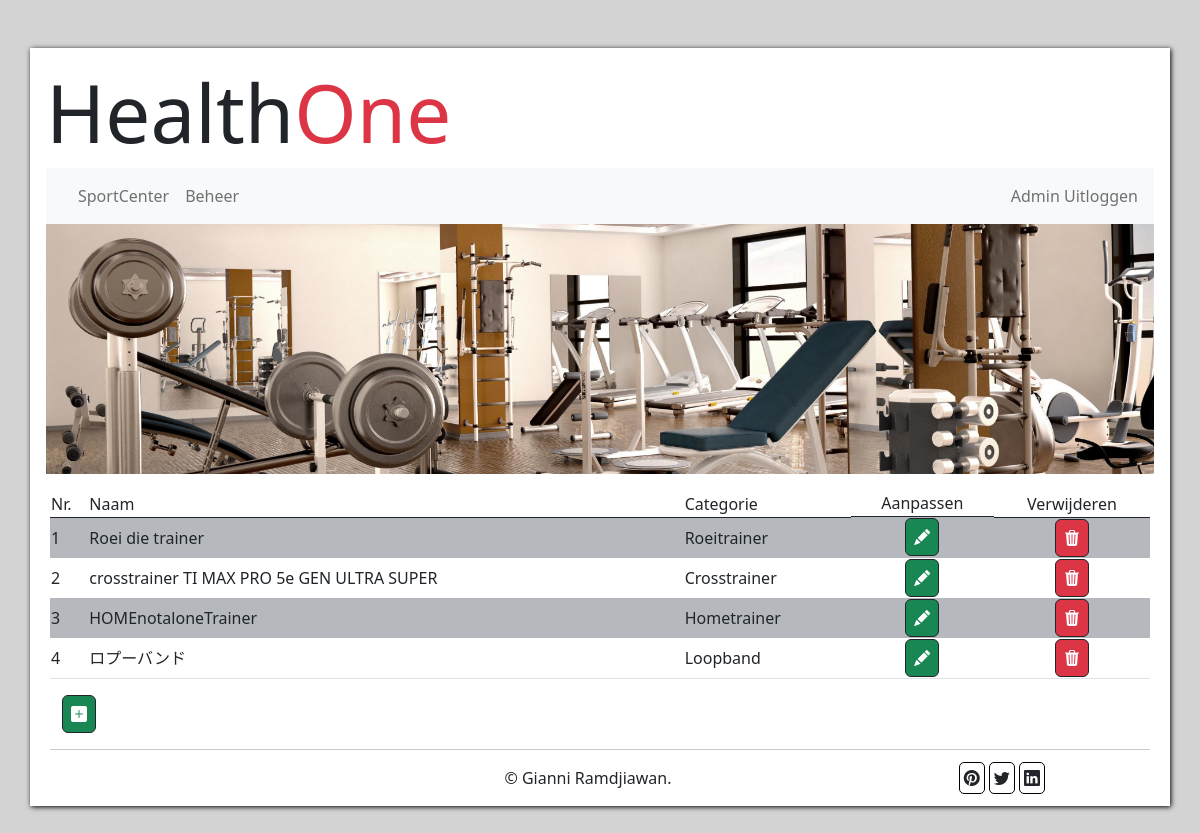
The app's page /loggedinPages/admin/beheer.php (signed in) with its own data.
### tables this page shows
CREATE TABLE `product` (
  `id` int(5) NOT NULL,
  `naam` varchar(50) NOT NULL,
  `foto` varchar(50) NOT NULL,
  `omschrijving` varchar(255) NOT NULL,
  `categorie_id` int(11) NOT NULL
);

### loggedinPages/admin/beheer.php (the view, shortened to what this page needs)
<?php
    include_once('../../dbConnection.php');
    if(isset($_SESSION['loggedIn'])){
        $category = [];
        $product = $db->prepare("SELECT * FROM categorie");
        $product->execute();
        $result = $product->fetchAll(PDO::FETCH_ASSOC);
        foreach ($result as &$data) {
            array_push($category, $data['naam']);
        }
        $counter = 0;
        $product = $db->prepare("SELECT * FROM product");
        $product->execute();
        $products = $product->fetchAll(PDO::FETCH_ASSOC);
    } else {
        $_SESSION['failedlLogin'] = true;
        header("Location: ../../index.php");
    }
?>
<!DOCTYPE html>
<html lang="en">
<head>
    <link href="https://cdn.jsdelivr.net/npm/bootstrap@5.2.0-beta1/dist/css/bootstrap.min.css" rel="stylesheet">
    <link rel="stylesheet" href="https://cdn.jsdelivr.net/npm/bootstrap-icons@1.8.2/font/bootstrap-icons.css">
    <link rel="stylesheet" href="../../css/style.css">
</head>
<body>
    <div class='container container-xxl p-3 my-5'>
        <?php
            include_once('../../templates/header.php');
            include_once('../templates/adminMenu.php');
            include_once('../templates/banner.php');
            echo "
            <div class='row mx-0 mt-3 px-1'>
            <table class='border-bottom border-darkborder-bottom p-5'>
                <tr>
                    <td class='border-bottom border-dark'>
                        Nr.
                    </td>
                    <td class='border-bottom border-dark'>
                        Naam
                    </td>
                    <td class='border-bottom border-dark'>
                        Categorie
                    </td>
                    <td class='border-bottom border-dark d-flex justify-content-center align-items-center'>
                        Aanpassen
                    </td>
                    <td class='border-bottom border-dark text-center'>
                        Verwijderen
                    </td>
                </tr>";
            foreach ($products as &$data) {
                $counter++;
                if(($counter % 2) == 0) {
                    echo "
                    <tr class=''>
                        <td>
                            ".$counter."
                        </td>
                        <td>
                            ".$data['naam']."
                        </td>
                        <td>
                            ".$category[($data['categorie_id'] -1)]."
                        </td>
                        <td class=' d-flex justify-content-center align-items-center'>
                            <a href='../admin/edit_product.php?id=".$data['id']."' class='btn btn-success border border-dark px-2'>
                                <i class='bi bi-pencil-fill' ></i>
                            </a>
                        </td>
                        <td class='text-center'>
                            <a href='../admin/deleteProduct.php?id=".$data['id']."' class='btn btn-danger border border-dark px-2'>
                                <i class='bi bi-trash3-fill'></i>
                            </a>
                        </td>
                    </tr>
                    ";
                } else {
                    echo "
                    <tr class='bg-secondary bg-opacity-50'>
                        <td>
                            ".$counter."
                        </td>
                        <td>
                            ".$data['naam']."
                        </td>
                        <td>
                            ".$category[($data['categorie_id'] -1)]."
                        </td>
                        <td class=' d-flex justify-content-center align-items-center'>
                            <a href='../admin/edit_product.php?id=".$data['id']."' class='btn btn-success border border-dark px-2'>
                                <i class='bi bi-pencil-fill' ></i>
                            </a>
                        </td>
                        <td class='text-center'>
                            <a href='../admin/deleteProduct.php?id=".$data['id']."' class='btn btn-danger border border-dark px-2'>
                                <i class='bi bi-trash3-fill'></i>
                            </a>
                        </td>
                    </tr>
                    ";
                }
            }
            echo "
            </table>
            <span class='my-3'>
                <a href='../admin/addProduct.php' class='btn btn-success border border-dark px-2 '>
                    <i class='bi bi-plus-square-fill'></i>
                </a>
            </span>";
            echo "<hr>";
            include_once('../../templates/footer.php');
        ?>
    </div>
</body>
</html>

### css/style.css (style rules this page uses)
body { background-color: lightgrey; }
.container { background-color: white; box-shadow: 1px 1px 5px black; }

### records on screen
product: naam "Roei die trainer", categorie "Roeitrainer"
product: naam "crosstrainer TI MAX PRO 5e GEN ULTRA SUPER", categorie "Crosstrainer"
product: naam "HOMEnotaloneTrainer", categorie "Hometrainer"
product: naam "ロプーバンド", categorie "Loopband"
